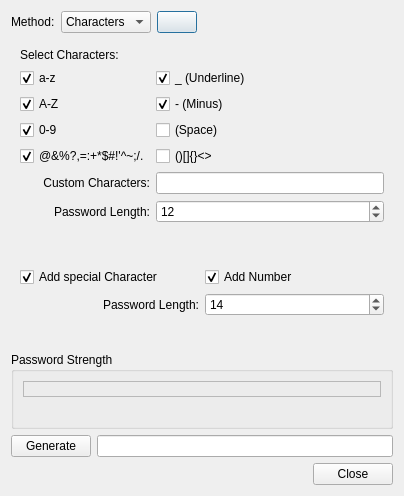
<?xml version="1.0" encoding="UTF-8"?>
<ui version="4.0">
 <class>PasswordGeneratorWidget</class>
 <widget class="QDialog" name="PasswordGeneratorWidget">
  <property name="geometry">
   <rect>
    <x>0</x>
    <y>0</y>
    <width>404</width>
    <height>496</height>
   </rect>
  </property>
  <property name="windowTitle">
   <string>Password Generator</string>
  </property>
  <layout class="QVBoxLayout" name="verticalLayout">
   <item>
    <layout class="QHBoxLayout" name="horizontalLayout_2">
     <item>
      <widget class="QLabel" name="label">
       <property name="text">
        <string>Method:</string>
       </property>
       <property name="buddy">
        <cstring>cmbMethod</cstring>
       </property>
      </widget>
     </item>
     <item>
      <widget class="QComboBox" name="cmbMethod">
       <item>
        <property name="text">
         <string>Characters</string>
        </property>
       </item>
       <item>
        <property name="text">
         <string>Templates</string>
        </property>
       </item>
      </widget>
     </item>
     <item>
      <widget class="QPushButton" name="btnMethodInfo">
       <property name="sizePolicy">
        <sizepolicy hsizetype="Minimum" vsizetype="Fixed">
         <horstretch>0</horstretch>
         <verstretch>0</verstretch>
        </sizepolicy>
       </property>
       <property name="text">
        <string/>
       </property>
       <property name="icon">
        <iconset resource="resources.qrc">
         <normaloff>:/help.png</normaloff>:/help.png</iconset>
       </property>
      </widget>
     </item>
     <item>
      <spacer name="horizontalSpacer">
       <property name="orientation">
        <enum>Qt::Horizontal</enum>
       </property>
       <property name="sizeHint" stdset="0">
        <size>
         <width>40</width>
         <height>20</height>
        </size>
       </property>
      </spacer>
     </item>
    </layout>
   </item>
   <item>
    <widget class="QWidget" name="charactersWidget" native="true">
     <layout class="QGridLayout" name="gridLayout">
      <item row="2" column="0">
       <widget class="QCheckBox" name="chkCharaz">
        <property name="text">
         <string>a-z</string>
        </property>
        <property name="checked">
         <bool>true</bool>
        </property>
       </widget>
      </item>
      <item row="4" column="0">
       <widget class="QCheckBox" name="chkCharNum">
        <property name="text">
         <string>0-9</string>
        </property>
        <property name="checked">
         <bool>true</bool>
        </property>
       </widget>
      </item>
      <item row="3" column="0">
       <widget class="QCheckBox" name="chkCharAZ">
        <property name="text">
         <string>A-Z</string>
        </property>
        <property name="checked">
         <bool>true</bool>
        </property>
       </widget>
      </item>
      <item row="6" column="1">
       <widget class="QLineEdit" name="txtCharCustom"/>
      </item>
      <item row="5" column="0">
       <widget class="QCheckBox" name="chkCharSpecial">
        <property name="text">
         <string>@&amp;&amp;%?,=:+*$#!'^~;/.</string>
        </property>
        <property name="checked">
         <bool>true</bool>
        </property>
       </widget>
      </item>
      <item row="0" column="0">
       <widget class="QLabel" name="label_3">
        <property name="text">
         <string>Select Characters:</string>
        </property>
       </widget>
      </item>
      <item row="6" column="0">
       <widget class="QLabel" name="label_2">
        <property name="text">
         <string>Custom Characters:</string>
        </property>
        <property name="alignment">
         <set>Qt::AlignRight|Qt::AlignTrailing|Qt::AlignVCenter</set>
        </property>
        <property name="buddy">
         <cstring>txtCharCustom</cstring>
        </property>
       </widget>
      </item>
      <item row="5" column="1">
       <widget class="QCheckBox" name="chkCharBracket">
        <property name="text">
         <string>()[]{}&lt;&gt;</string>
        </property>
       </widget>
      </item>
      <item row="2" column="1">
       <widget class="QCheckBox" name="chkCharUnderline">
        <property name="text">
         <string>_ (Underline)</string>
        </property>
        <property name="checked">
         <bool>true</bool>
        </property>
       </widget>
      </item>
      <item row="4" column="1">
       <widget class="QCheckBox" name="chkCharSpace">
        <property name="text">
         <string>(Space)</string>
        </property>
       </widget>
      </item>
      <item row="3" column="1">
       <widget class="QCheckBox" name="chkCharMinus">
        <property name="text">
         <string>- (Minus)</string>
        </property>
        <property name="checked">
         <bool>true</bool>
        </property>
       </widget>
      </item>
      <item row="7" column="1">
       <widget class="QSpinBox" name="txtPasswordLength">
        <property name="minimum">
         <number>1</number>
        </property>
        <property name="value">
         <number>12</number>
        </property>
       </widget>
      </item>
      <item row="7" column="0">
       <widget class="QLabel" name="label_4">
        <property name="text">
         <string>Password Length:</string>
        </property>
        <property name="alignment">
         <set>Qt::AlignRight|Qt::AlignTrailing|Qt::AlignVCenter</set>
        </property>
        <property name="buddy">
         <cstring>txtPasswordLength</cstring>
        </property>
       </widget>
      </item>
      <item row="8" column="0">
       <spacer name="verticalSpacer">
        <property name="orientation">
         <enum>Qt::Vertical</enum>
        </property>
        <property name="sizeHint" stdset="0">
         <size>
          <width>20</width>
          <height>40</height>
         </size>
        </property>
       </spacer>
      </item>
     </layout>
    </widget>
   </item>
   <item>
    <widget class="QWidget" name="templatesWidget" native="true">
     <layout class="QGridLayout" name="gridLayout_2">
      <item row="2" column="0">
       <spacer name="verticalSpacer_3">
        <property name="orientation">
         <enum>Qt::Vertical</enum>
        </property>
        <property name="sizeHint" stdset="0">
         <size>
          <width>20</width>
          <height>40</height>
         </size>
        </property>
       </spacer>
      </item>
      <item row="1" column="0">
       <widget class="QLabel" name="label_5">
        <property name="text">
         <string>Password Length:</string>
        </property>
        <property name="alignment">
         <set>Qt::AlignRight|Qt::AlignTrailing|Qt::AlignVCenter</set>
        </property>
        <property name="buddy">
         <cstring>txtPasswordLengthTemplate</cstring>
        </property>
       </widget>
      </item>
      <item row="1" column="1">
       <widget class="QSpinBox" name="txtPasswordLengthTemplate">
        <property name="minimum">
         <number>4</number>
        </property>
        <property name="maximum">
         <number>40</number>
        </property>
        <property name="value">
         <number>14</number>
        </property>
       </widget>
      </item>
      <item row="0" column="0">
       <widget class="QCheckBox" name="chkTemplateSpecial">
        <property name="text">
         <string>Add special Character</string>
        </property>
        <property name="checked">
         <bool>true</bool>
        </property>
       </widget>
      </item>
      <item row="0" column="1">
       <widget class="QCheckBox" name="chkTemplateNumber">
        <property name="text">
         <string>Add Number</string>
        </property>
        <property name="checked">
         <bool>true</bool>
        </property>
       </widget>
      </item>
     </layout>
    </widget>
   </item>
   <item>
    <widget class="QGroupBox" name="groupBox">
     <property name="title">
      <string>Password Strength</string>
     </property>
     <layout class="QVBoxLayout" name="verticalLayout_2">
      <item>
       <widget class="QLabel" name="lblEntropy">
        <property name="frameShape">
         <enum>QFrame::StyledPanel</enum>
        </property>
        <property name="frameShadow">
         <enum>QFrame::Sunken</enum>
        </property>
        <property name="text">
         <string/>
        </property>
        <property name="alignment">
         <set>Qt::AlignCenter</set>
        </property>
       </widget>
      </item>
      <item>
       <widget class="QLabel" name="lblStrength">
        <property name="text">
         <string/>
        </property>
        <property name="wordWrap">
         <bool>true</bool>
        </property>
       </widget>
      </item>
     </layout>
    </widget>
   </item>
   <item>
    <layout class="QHBoxLayout" name="horizontalLayout">
     <item>
      <widget class="QPushButton" name="btnGenerate">
       <property name="text">
        <string>Generate</string>
       </property>
      </widget>
     </item>
     <item>
      <widget class="QLineEdit" name="txtPassword">
       <property name="readOnly">
        <bool>true</bool>
       </property>
      </widget>
     </item>
    </layout>
   </item>
   <item>
    <widget class="QDialogButtonBox" name="buttonBox">
     <property name="standardButtons">
      <set>QDialogButtonBox::Close</set>
     </property>
    </widget>
   </item>
  </layout>
 </widget>
 <tabstops>
  <tabstop>cmbMethod</tabstop>
  <tabstop>btnMethodInfo</tabstop>
  <tabstop>chkCharaz</tabstop>
  <tabstop>chkCharAZ</tabstop>
  <tabstop>chkCharNum</tabstop>
  <tabstop>chkCharSpecial</tabstop>
  <tabstop>chkCharUnderline</tabstop>
  <tabstop>chkCharMinus</tabstop>
  <tabstop>chkCharSpace</tabstop>
  <tabstop>chkCharBracket</tabstop>
  <tabstop>txtCharCustom</tabstop>
  <tabstop>txtPasswordLength</tabstop>
  <tabstop>chkTemplateSpecial</tabstop>
  <tabstop>chkTemplateNumber</tabstop>
  <tabstop>txtPasswordLengthTemplate</tabstop>
  <tabstop>btnGenerate</tabstop>
  <tabstop>txtPassword</tabstop>
 </tabstops>
 <resources>
  <include location="resources.qrc"/>
 </resources>
 <connections>
  <connection>
   <sender>cmbMethod</sender>
   <signal>currentTextChanged(QString)</signal>
   <receiver>PasswordGeneratorWidget</receiver>
   <slot>uiChanged()</slot>
   <hints>
    <hint type="sourcelabel">
     <x>147</x>
     <y>31</y>
    </hint>
    <hint type="destinationlabel">
     <x>209</x>
     <y>11</y>
    </hint>
   </hints>
  </connection>
  <connection>
   <sender>chkCharaz</sender>
   <signal>toggled(bool)</signal>
   <receiver>PasswordGeneratorWidget</receiver>
   <slot>uiChanged()</slot>
   <hints>
    <hint type="sourcelabel">
     <x>54</x>
     <y>97</y>
    </hint>
    <hint type="destinationlabel">
     <x>2</x>
     <y>98</y>
    </hint>
   </hints>
  </connection>
  <connection>
   <sender>chkCharAZ</sender>
   <signal>toggled(bool)</signal>
   <receiver>PasswordGeneratorWidget</receiver>
   <slot>uiChanged()</slot>
   <hints>
    <hint type="sourcelabel">
     <x>35</x>
     <y>121</y>
    </hint>
    <hint type="destinationlabel">
     <x>2</x>
     <y>125</y>
    </hint>
   </hints>
  </connection>
  <connection>
   <sender>chkCharNum</sender>
   <signal>toggled(bool)</signal>
   <receiver>PasswordGeneratorWidget</receiver>
   <slot>uiChanged()</slot>
   <hints>
    <hint type="sourcelabel">
     <x>41</x>
     <y>144</y>
    </hint>
    <hint type="destinationlabel">
     <x>1</x>
     <y>153</y>
    </hint>
   </hints>
  </connection>
  <connection>
   <sender>chkCharSpecial</sender>
   <signal>toggled(bool)</signal>
   <receiver>PasswordGeneratorWidget</receiver>
   <slot>uiChanged()</slot>
   <hints>
    <hint type="sourcelabel">
     <x>58</x>
     <y>168</y>
    </hint>
    <hint type="destinationlabel">
     <x>6</x>
     <y>183</y>
    </hint>
   </hints>
  </connection>
  <connection>
   <sender>chkCharUnderline</sender>
   <signal>toggled(bool)</signal>
   <receiver>PasswordGeneratorWidget</receiver>
   <slot>uiChanged()</slot>
   <hints>
    <hint type="sourcelabel">
     <x>295</x>
     <y>96</y>
    </hint>
    <hint type="destinationlabel">
     <x>399</x>
     <y>107</y>
    </hint>
   </hints>
  </connection>
  <connection>
   <sender>chkCharMinus</sender>
   <signal>toggled(bool)</signal>
   <receiver>PasswordGeneratorWidget</receiver>
   <slot>uiChanged()</slot>
   <hints>
    <hint type="sourcelabel">
     <x>294</x>
     <y>121</y>
    </hint>
    <hint type="destinationlabel">
     <x>403</x>
     <y>133</y>
    </hint>
   </hints>
  </connection>
  <connection>
   <sender>chkCharSpace</sender>
   <signal>toggled(bool)</signal>
   <receiver>PasswordGeneratorWidget</receiver>
   <slot>uiChanged()</slot>
   <hints>
    <hint type="sourcelabel">
     <x>361</x>
     <y>143</y>
    </hint>
    <hint type="destinationlabel">
     <x>403</x>
     <y>162</y>
    </hint>
   </hints>
  </connection>
  <connection>
   <sender>chkCharBracket</sender>
   <signal>toggled(bool)</signal>
   <receiver>PasswordGeneratorWidget</receiver>
   <slot>uiChanged()</slot>
   <hints>
    <hint type="sourcelabel">
     <x>288</x>
     <y>168</y>
    </hint>
    <hint type="destinationlabel">
     <x>403</x>
     <y>190</y>
    </hint>
   </hints>
  </connection>
  <connection>
   <sender>txtCharCustom</sender>
   <signal>textChanged(QString)</signal>
   <receiver>PasswordGeneratorWidget</receiver>
   <slot>uiChanged()</slot>
   <hints>
    <hint type="sourcelabel">
     <x>327</x>
     <y>192</y>
    </hint>
    <hint type="destinationlabel">
     <x>401</x>
     <y>215</y>
    </hint>
   </hints>
  </connection>
  <connection>
   <sender>txtPasswordLength</sender>
   <signal>valueChanged(int)</signal>
   <receiver>PasswordGeneratorWidget</receiver>
   <slot>uiChanged()</slot>
   <hints>
    <hint type="sourcelabel">
     <x>361</x>
     <y>235</y>
    </hint>
    <hint type="destinationlabel">
     <x>403</x>
     <y>247</y>
    </hint>
   </hints>
  </connection>
  <connection>
   <sender>btnGenerate</sender>
   <signal>clicked()</signal>
   <receiver>PasswordGeneratorWidget</receiver>
   <slot>generateClicked()</slot>
   <hints>
    <hint type="sourcelabel">
     <x>37</x>
     <y>462</y>
    </hint>
    <hint type="destinationlabel">
     <x>3</x>
     <y>337</y>
    </hint>
   </hints>
  </connection>
  <connection>
   <sender>buttonBox</sender>
   <signal>rejected()</signal>
   <receiver>PasswordGeneratorWidget</receiver>
   <slot>reject()</slot>
   <hints>
    <hint type="sourcelabel">
     <x>154</x>
     <y>496</y>
    </hint>
    <hint type="destinationlabel">
     <x>134</x>
     <y>405</y>
    </hint>
   </hints>
  </connection>
  <connection>
   <sender>buttonBox</sender>
   <signal>accepted()</signal>
   <receiver>PasswordGeneratorWidget</receiver>
   <slot>accept()</slot>
   <hints>
    <hint type="sourcelabel">
     <x>274</x>
     <y>496</y>
    </hint>
    <hint type="destinationlabel">
     <x>255</x>
     <y>401</y>
    </hint>
   </hints>
  </connection>
  <connection>
   <sender>btnMethodInfo</sender>
   <signal>clicked()</signal>
   <receiver>PasswordGeneratorWidget</receiver>
   <slot>showMethodExplanation()</slot>
   <hints>
    <hint type="sourcelabel">
     <x>207</x>
     <y>29</y>
    </hint>
    <hint type="destinationlabel">
     <x>336</x>
     <y>5</y>
    </hint>
   </hints>
  </connection>
  <connection>
   <sender>txtPasswordLengthTemplate</sender>
   <signal>valueChanged(int)</signal>
   <receiver>PasswordGeneratorWidget</receiver>
   <slot>uiChanged()</slot>
   <hints>
    <hint type="sourcelabel">
     <x>385</x>
     <y>328</y>
    </hint>
    <hint type="destinationlabel">
     <x>399</x>
     <y>302</y>
    </hint>
   </hints>
  </connection>
  <connection>
   <sender>chkTemplateSpecial</sender>
   <signal>toggled(bool)</signal>
   <receiver>PasswordGeneratorWidget</receiver>
   <slot>uiChanged()</slot>
   <hints>
    <hint type="sourcelabel">
     <x>126</x>
     <y>283</y>
    </hint>
    <hint type="destinationlabel">
     <x>402</x>
     <y>282</y>
    </hint>
   </hints>
  </connection>
  <connection>
   <sender>chkTemplateNumber</sender>
   <signal>toggled(bool)</signal>
   <receiver>PasswordGeneratorWidget</receiver>
   <slot>uiChanged()</slot>
   <hints>
    <hint type="sourcelabel">
     <x>309</x>
     <y>286</y>
    </hint>
    <hint type="destinationlabel">
     <x>401</x>
     <y>337</y>
    </hint>
   </hints>
  </connection>
 </connections>
 <slots>
  <slot>uiChanged()</slot>
  <slot>generateClicked()</slot>
  <slot>showMethodExplanation()</slot>
 </slots>
</ui>
